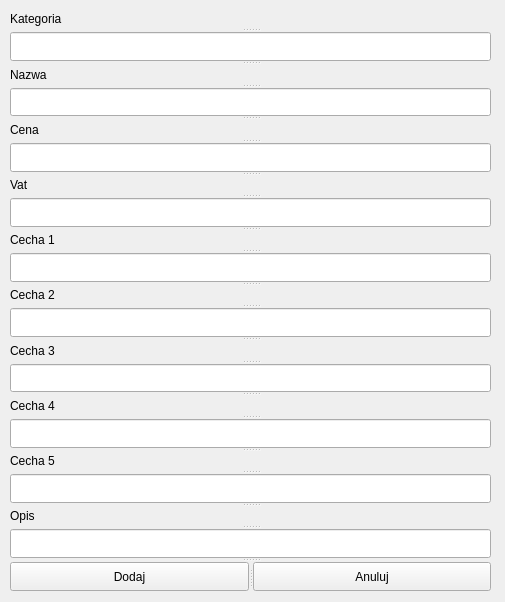
<?xml version="1.0" encoding="UTF-8"?>
<ui version="4.0">
 <class>dodaj_towar</class>
 <widget class="QWidget" name="dodaj_towar">
  <property name="geometry">
   <rect>
    <x>0</x>
    <y>0</y>
    <width>505</width>
    <height>602</height>
   </rect>
  </property>
  <property name="windowTitle">
   <string>dodaj_towar</string>
  </property>
  <widget class="QWidget" name="centralwidget">
   <widget class="QSplitter" name="splitter">
    <property name="geometry">
     <rect>
      <x>10</x>
      <y>10</y>
      <width>481</width>
      <height>581</height>
     </rect>
    </property>
    <property name="orientation">
     <enum>Qt::Vertical</enum>
    </property>
    <widget class="QLabel" name="label">
     <property name="text">
      <string>Kategoria</string>
     </property>
    </widget>
    <widget class="QLineEdit" name="kategoria_txt"/>
    <widget class="QLabel" name="label_2">
     <property name="text">
      <string>Nazwa</string>
     </property>
    </widget>
    <widget class="QLineEdit" name="nazwa_txt"/>
    <widget class="QLabel" name="label_3">
     <property name="text">
      <string>Cena</string>
     </property>
    </widget>
    <widget class="QLineEdit" name="cena_txt"/>
    <widget class="QLabel" name="label_4">
     <property name="text">
      <string>Vat</string>
     </property>
    </widget>
    <widget class="QLineEdit" name="vat_txt"/>
    <widget class="QLabel" name="label_10">
     <property name="text">
      <string>Cecha 1</string>
     </property>
    </widget>
    <widget class="QLineEdit" name="cecha1_txt"/>
    <widget class="QLabel" name="label_9">
     <property name="text">
      <string>Cecha 2</string>
     </property>
    </widget>
    <widget class="QLineEdit" name="cecha2_txt"/>
    <widget class="QLabel" name="label_8">
     <property name="text">
      <string>Cecha 3</string>
     </property>
    </widget>
    <widget class="QLineEdit" name="cecha3_txt"/>
    <widget class="QLabel" name="label_7">
     <property name="text">
      <string>Cecha 4</string>
     </property>
    </widget>
    <widget class="QLineEdit" name="cecha4_txt"/>
    <widget class="QLabel" name="label_6">
     <property name="text">
      <string>Cecha 5</string>
     </property>
    </widget>
    <widget class="QLineEdit" name="cecha5_txt"/>
    <widget class="QLabel" name="label_5">
     <property name="text">
      <string>Opis</string>
     </property>
    </widget>
    <widget class="QLineEdit" name="opis_txt"/>
    <widget class="QSplitter" name="splitter_3">
     <property name="orientation">
      <enum>Qt::Horizontal</enum>
     </property>
     <widget class="QPushButton" name="dodaj_btn">
      <property name="text">
       <string>Dodaj</string>
      </property>
     </widget>
     <widget class="QPushButton" name="anuluj_btn">
      <property name="text">
       <string>Anuluj</string>
      </property>
     </widget>
    </widget>
   </widget>
  </widget>
 </widget>
 <resources/>
 <connections/>
</ui>
